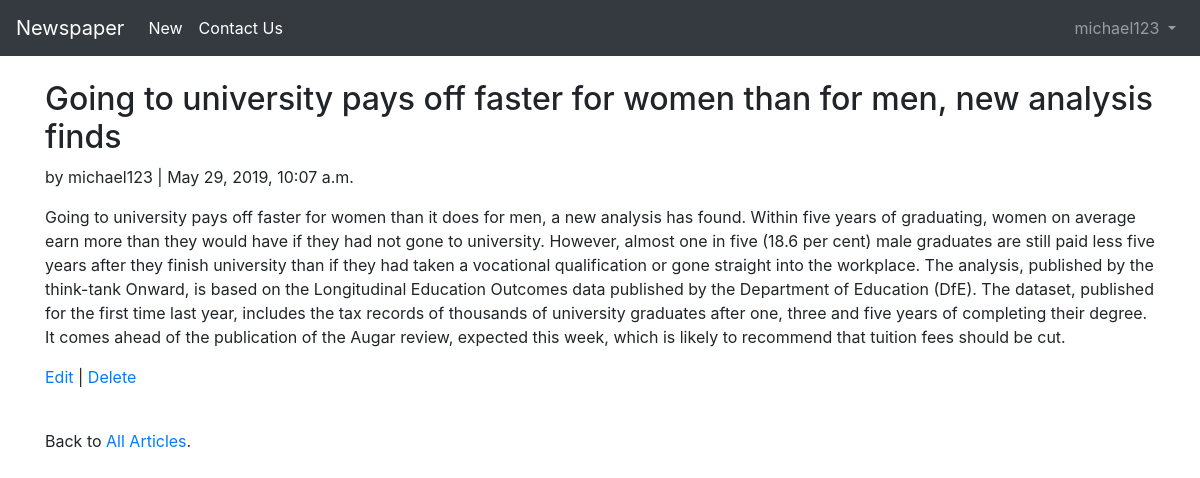
/articles/4/ (signed in), run on the app's committed database.
### users/models.py (models this page shows)
class CustomUser(AbstractUser):                # Class for custom user.
    age = models.PositiveIntegerField(null=True, blank=True)

### articles/models.py (models this page shows, shortened)
class Article(models.Model):
   title = models.CharField(max_length=255)
   body = models.TextField()
   date = models.DateTimeField(auto_now_add=True)
   author = models.ForeignKey(
     get_user_model(),
     on_delete=models.CASCADE,
    )

### articles/views.py (the view)
# urls.py: path('<int:pk>/',ArticleDetailView.as_view(), name='article_detail'), # new
class ArticleDetailView(LoginRequiredMixin,DetailView): # new
      model = Article
      template_name = 'articles/article_detail.html'
      login_url = 'login'

### articles/templates/articles/article_detail.html
{% extends 'users/base.html' %}
{% block content %}
	<div class="article-entry">
		<h2>{{ object.title }}</h2>
		<p>by {{ object.author }} | {{ object.date }}</p>
		<p>{{ object.body }}</p>
	</div>
	<p><a href="{% url 'article_edit' article.pk %}">Edit</a> |
	<a href="{% url 'article_delete' article.pk %}">Delete</a></p>
	<br><p>Back to <a href="{% url 'article_list' %}">All Articles</a>.</p>
{% endblock content %}

### users/templates/users/base.html (shortened to what this page needs)
<!doctype html>
<html lang="en">
	<head>
		<link rel="stylesheet"
			href="https://stackpath.bootstrapcdn.com/bootstrap/4.1.3/css/\
			bootstrap.min.css"
			integrity="sha384-MCw98/SFnGE8fJT3GXwEOngsV7Zt27NXFoaoApmYm81i\
			uXoPkFOJwJ8ERdknLPMO"
>
	</head>
	<body>
		<nav class="navbar navbar-expand-md navbar-dark bg-dark mb-4">
			<a class="navbar-brand" href="{% url 'home' %}">Newspaper</a>
			<div class="collapse navbar-collapse" id="navbarCollapse">
				{% if user.is_authenticated %}
					<div class="collapse navbar-collapse" id="navbarNav">
						<ul class="navbar-nav">
							<li class="nav-item active">
								<a class="nav-link" href="{% url 'article_new' %}">New <span class="sr-only">(current)</span></a>
							</li>
						</ul>
						<ul class="navbar-nav">
							<li class="nav-item active">
								<a class="nav-link" href="/users/contact">Contact Us <span class="sr-only">(current)</span></a>
							</li>
						</ul>
						<ul class="navbar-nav ml-auto">
							<li class="nav-item">
								<a class="nav-link dropdown-toggle" href="#" id="userMenu"
									data-toggle="dropdown" aria-haspopup="true"
									aria-expanded="false">
									{{ user.username }}
								</a>
							</li>
						</ul>
					{% endif %}
				</div>
			</div>
		</nav>
		<div class="container">
			{% block content %}
			{% endblock content %}
		</div>
	</body>
</html>

### data on the page
CustomUser: username "michael123"
Article: title "Going to university pays off faster for women than for men, new analysis finds", author "michael123", date "May 29, 2019, 10:07 a.m.", body "Going to university pays off faster for women than it does for men, a new analysis has found. Within five years of graduating, women on average earn more than they would have if they had not gone to university. However, almost one in five (18.6 per cent) male graduates are still paid less five years after they finish university than if they had taken a vocational qualification or gone straight into the workplace. The analysis, published by the think-tank Onward, is based on the Longitudinal Education Outcomes data published by the Department of Education (DfE). The dataset, published for the first time last year, includes the tax records of thousands of university graduates after one, three…"
